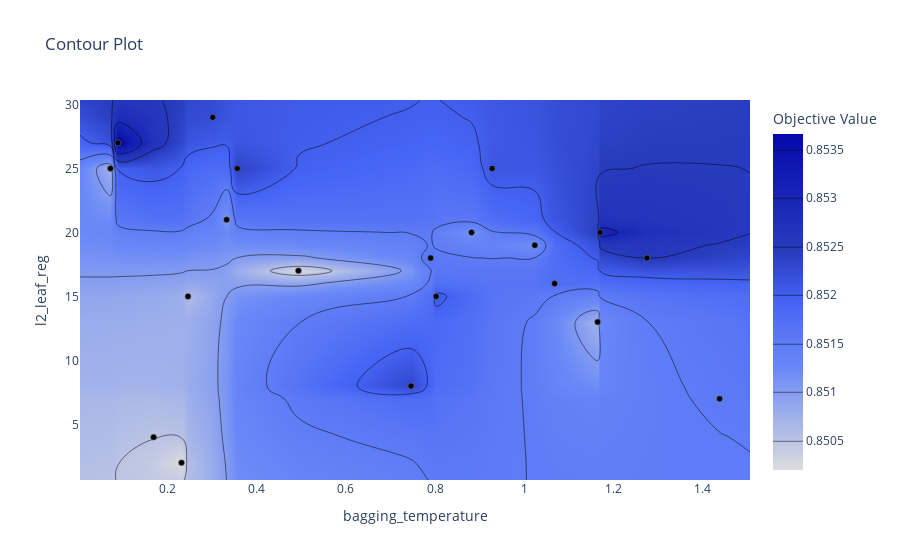

The notebook cell this image was saved under:
### Code cell
optuna.visualization.plot_contour(study, params=['l2_leaf_reg', 'bagging_temperature'])

### Figure 1 — Plotly figure (JSON) as saved in the notebook; plotly's stock layout.template omitted (floating-point values rounded to 4 significant figures; data arrays with more than 128 entries replaced by an {"elided": "..."} marker saying what was removed)
{"data": [{"autocontour": true, "colorbar": {"title": {"text": "Objective Value"}}, "colorscale": [[0, "rgb(220,220,220)"], [0.3, "rgb(106,137,247)"], [0.4, "rgb(90,120,245)"], [0.5, "rgb(70,100,245)"], [0.65, "rgb(40,60,190)"], [1, "rgb(5,10,172)"]], "connectgaps": true, "contours": {"coloring": "heatmap", "end": 0.8535, "size": 0.0005, "start": 0.8505}, "hoverinfo": "none", "line": {"smoothing": 1.3}, "type": "contour", "x": [0.003854, 0.07214, 0.08893, 0.169, 0.2314, 0.246, 0.3016, 0.3326, 0.3565, 0.4936, 0.7462, 0.79, 0.8024, 0.8818, 0.928, 1.024, 1.068, 1.164, 1.17, 1.275, 1.438, 1.506], "y": [0.65, 2, 4, 7, 8, 13, 15, 16, 17, 18, 19, 20, 21, 25, 27, 29, 30.35], "z": {"elided": "17x22 float values"}}, {"marker": {"color": "black", "line": {"color": "Grey", "width": 0.5}}, "mode": "markers", "showlegend": false, "type": "scatter", "x": [1.024, 0.8024, 0.246, 0.08893, 0.169, 0.79, 0.07214, 0.7462, 0.3565, 1.17, 1.438, 0.928, 1.275, 0.3016, 0.8818, 0.4936, 0.3326, 1.164, 0.2314, 1.068], "y": [19, 15, 15, 27, 4, 18, 25, 8, 25, 20, 7, 25, 18, 29, 20, 17, 21, 13, 2, 16]}], "layout": {"autosize": true, "title": {"text": "Contour Plot"}, "xaxis": {"range": [0.003854, 1.506], "title": {"text": "bagging_temperature"}, "type": "linear"}, "yaxis": {"range": [0.65, 30.35], "title": {"text": "l2_leaf_reg"}, "type": "linear"}}}
